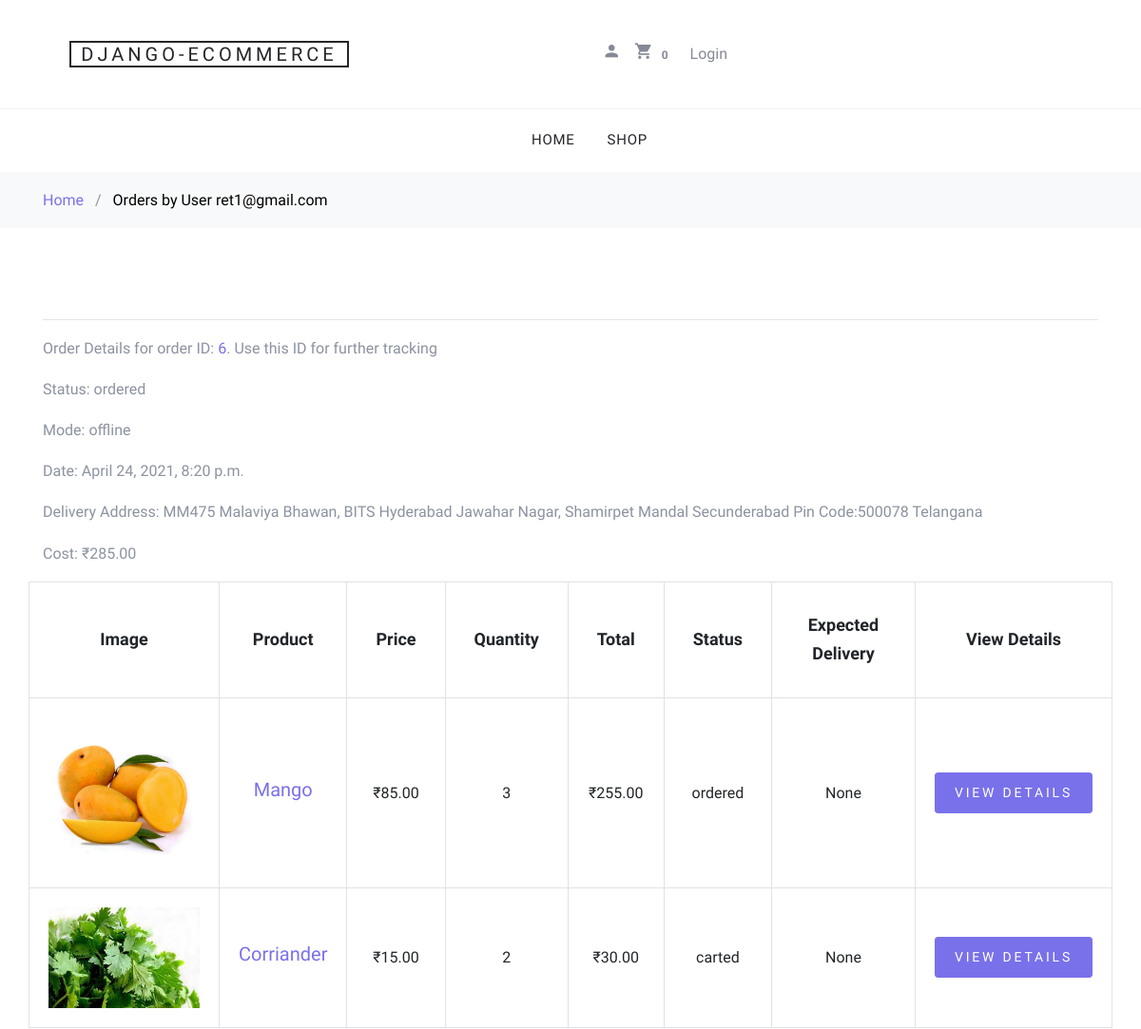
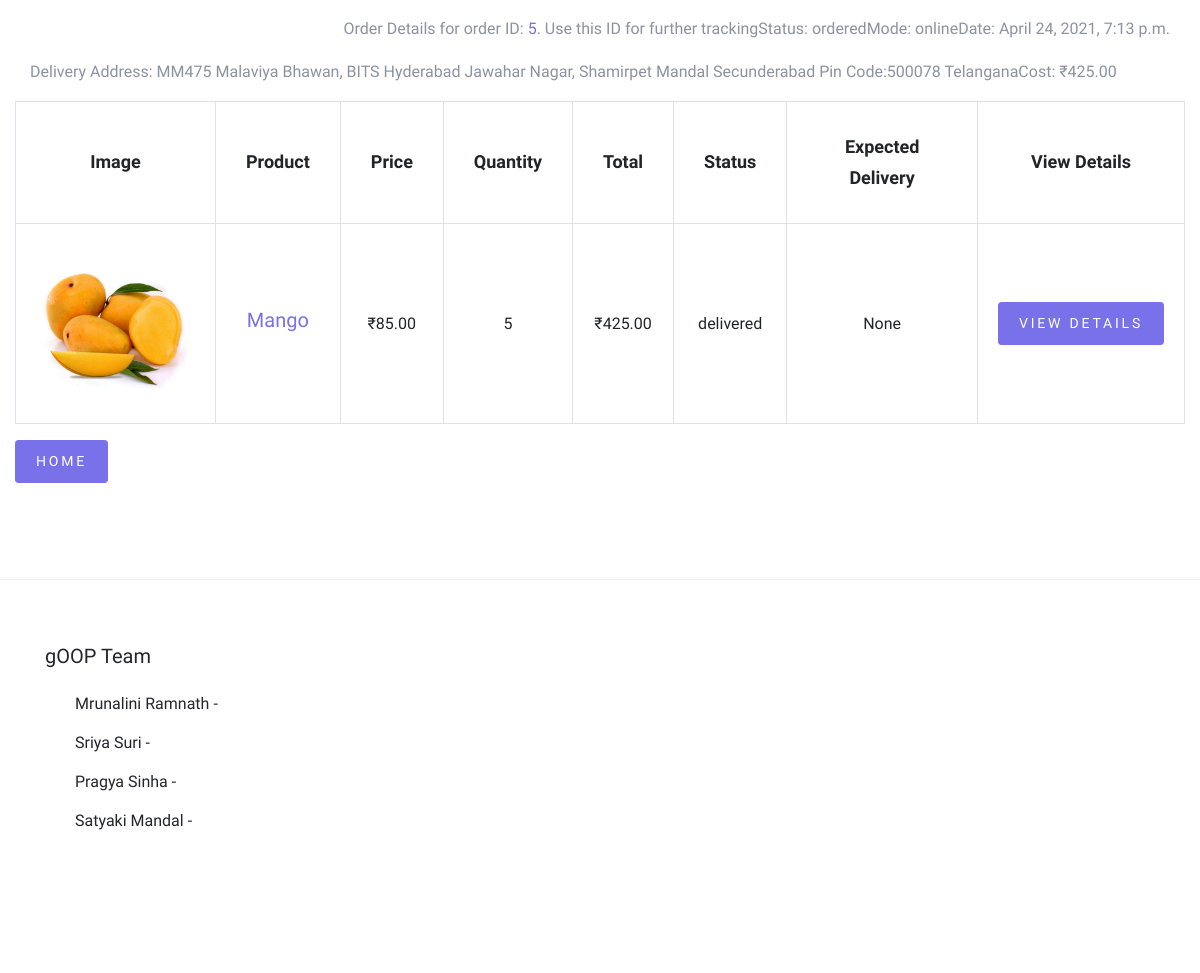
The app's page /order/order-by-user/11, older data (2 pictures, top to bottom).
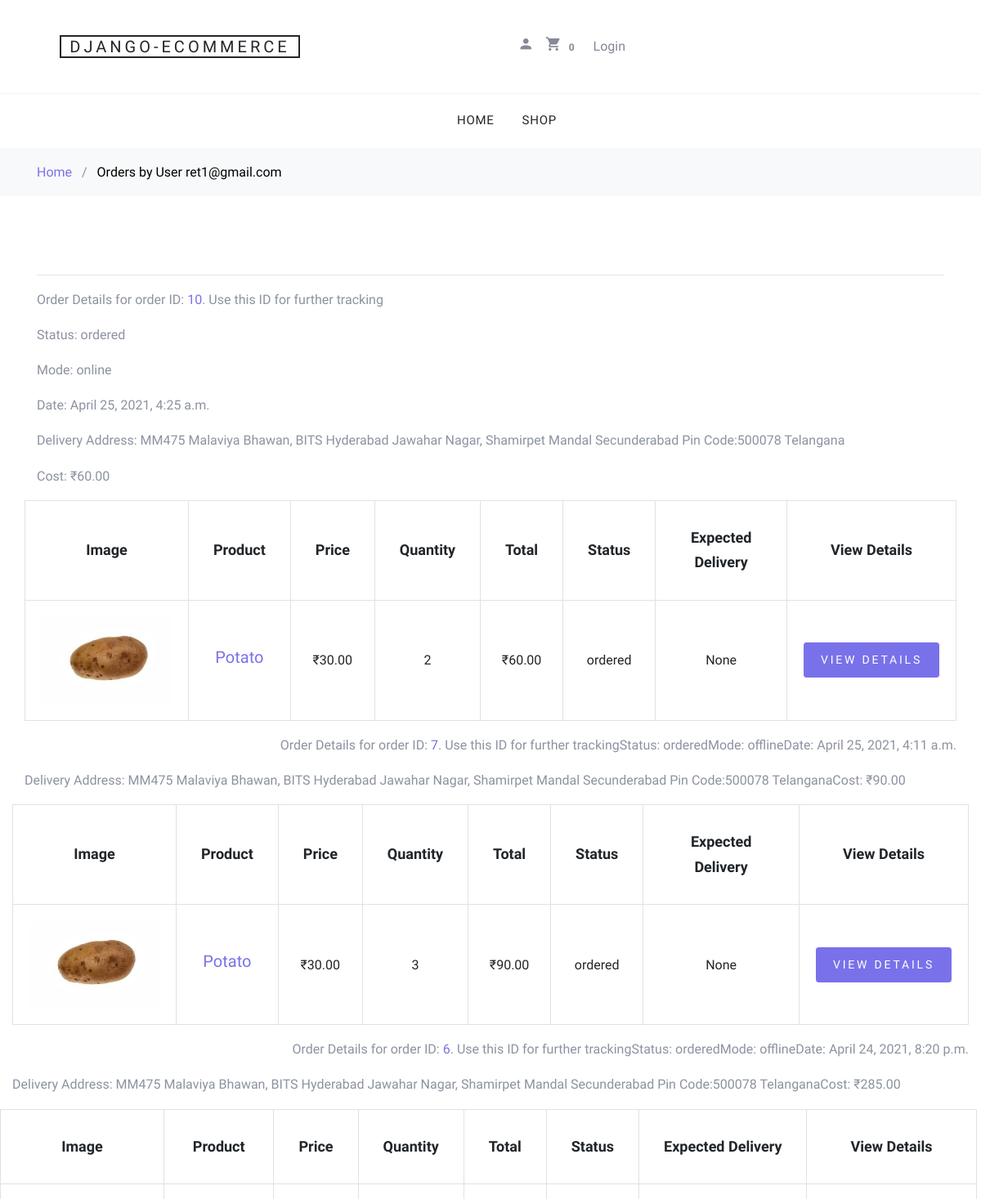
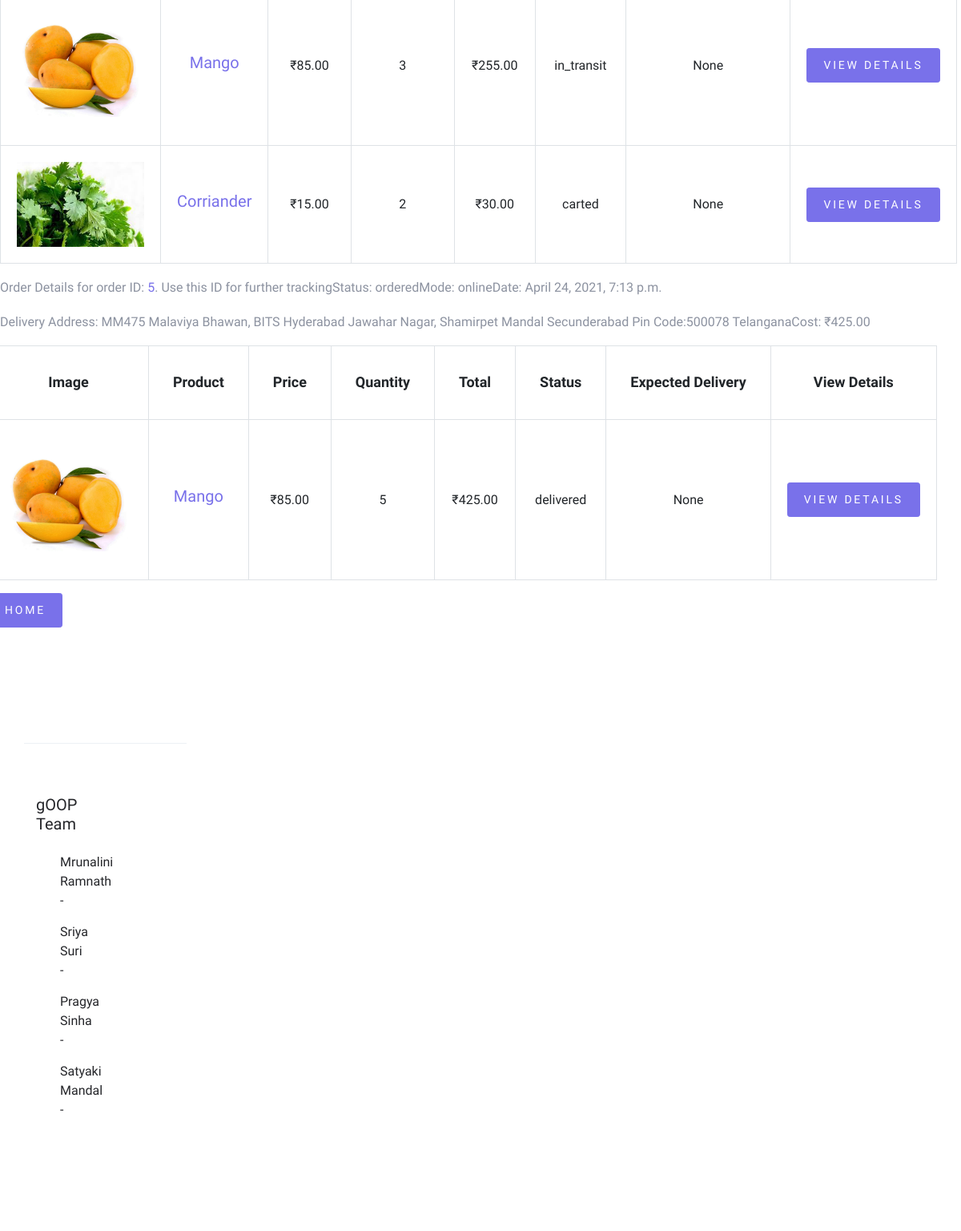
The same page, newer data (2 pictures, top to bottom).
### users/models.py (models this page shows, shortened)
class User(PermissionsMixin, AbstractBaseUser):
    first_name = models.CharField(max_length=32)
    last_name = models.CharField(max_length=32)
    email = models.EmailField(max_length=32, unique=True)
    phone = models.CharField(max_length=10)
    location = models.CharField(max_length=511, blank=True, null=True)
    is_active = models.BooleanField(default=True)
    is_staff = models.BooleanField(default=False)
    is_blocked = models.BooleanField(default=False)
    is_retailer = models.BooleanField(default=False)
    is_wholesaler = models.BooleanField(default=False)
    request_retailer = models.BooleanField(default=False)
    request_wholesaler = models.BooleanField(default=False)
    USERNAME_FIELD = "email"
    objects = User_manager()
    def __str__(self):
        return self.email
    class Meta:
            permissions = (("can view dashboard","To open dashboard"),
                ("can view manager level","To open manager dashboard"),
                ("can view staff dashboard","To open staff dashboard"))

### order/models.py (models this page shows, shortened)
class Order(models.Model):
    user = models.ForeignKey(User, on_delete=models.CASCADE)
    items = models.ManyToManyField(OrderItem, related_name='orders')
    status = models.CharField(max_length=255, default='carted')
    comments = models.CharField(max_length=511, blank=True, null=True)
    address = models.CharField(max_length=511, blank=True, null=True)
    updated = models.DateTimeField(auto_now_add=True)
    created = models.DateTimeField(blank = True, null = True)
    mode = models.CharField(max_length=255, blank=True, null=True)
    deliver_by = models.DateTimeField(blank=True, null=True)
    closed = models.BooleanField(default=False)
    class Meta:
        ordering = ('-created',)
    def get_total(self):
        total = 0
        for order_item in self.items.all():
            total += order_item.total_cost()
        return total

class OrderItem(models.Model):
    user = models.ForeignKey(User, on_delete=models.CASCADE)
    item = models.ForeignKey(Product, on_delete=models.CASCADE)
    quantity = models.PositiveIntegerField(default=1)
    status = models.CharField(max_length=255, default='carted')
    comments = models.CharField(max_length=511, blank=True, null=True)
    mode = models.CharField(max_length=255, blank=True, null=True)
    deliver_by = models.DateTimeField(blank=True, null=True)
    address = models.CharField(max_length=511, blank=True, null=True)
    closed = models.BooleanField(default=False)
    created = models.DateTimeField(auto_now_add=True)
    seller = models.EmailField(blank=True, null=True)
    def total_cost(self):
        return self.quantity * self.item.price

### shop/models.py (models this page shows, shortened)
class Product(models.Model):
    category = models.ManyToManyField('Category', related_name='products', blank=True)
    name = models.CharField(max_length=200, db_index=True)
    image = models.ImageField(upload_to='products/%Y/%m/%d', blank=True)
    description = models.TextField(blank=True)
    price = models.DecimalField(max_digits=10, decimal_places=2)
    original_price = models.DecimalField(max_digits=10, decimal_places=2, blank=True, null=True)
    available = models.BooleanField(default=True)
    stock_units = models.DecimalField(max_digits=5, decimal_places=0, default=32)
    created = models.DateTimeField(auto_now_add=True)
    updated = models.DateTimeField(auto_now=True)
    seller = models.ForeignKey(User, on_delete=models.CASCADE)
    location = models.TextField(default='')
    sort = models.CharField(max_length=255)
    class Meta:
        ordering = ['name',]

### order/views.py (the view)
# urls.py: path('order-by-user/<int:user_id>', views.orders_by_user, name='orders-by-user'),
def orders_by_user(request, user_id):
    user = get_object_or_404(User, id=user_id)
    orders = Order.objects.filter(user=user, status='ordered')
    context = {'user':user, 'orders':orders}
    return render(request, 'order/orders_by_user.html', context)

### order/templates/order/orders_by_user.html (shortened to what this page needs)
{% extends "base.html" %}
{% load static %}
{% load crispy_forms_tags %}
{% block content %}
<div class="bg-light py-3">
    <div class="container">
        <div class="row">
            <div class="col-md-12 mb-0"><a href="{% url 'shop:product_list' %}">Home</a> <span class="mx-2 mb-0">/</span> <strong
                    class="text-black">Orders by User {{user}}</strong></div>
        </div>
    </div>
</div>
<div class="site-section">
    <div class="container">
        {% for order in orders %}
                <hr>
                <p> Order Details for order ID: <a href ="{% url 'order:order-details' order_id=order.id%}">{{ order.id }}</a>. Use this ID for further tracking </p>
                <p> Status: {{ order.status }}</p>
                <p> Mode: {{ order.mode }}</p>
                <p> Date: {{ order.created }}</p>
                <p> Delivery Address: {{ order.address }} </p>
                <p> Cost: ₹{{ order.get_total }}
        <div class="row mb-5">
                <div class="site-blocks-table">
                    <table class="table table-bordered">
                        <thead>
                            <tr>
                                <th class="product-thumbnail">Image</th>
                                <th class="product-name">Product</th>
                                <th class="product-price">Price</th>
                                <th class="product-quantity">Quantity</th>
                                <th class="product-total">Total</th>
                                <th class='product-name'>Status</th>
                                <th class='product-name'>Expected Delivery</th>
                                <th class='product-name'>View Details</th>
                            </tr>
                        </thead>
                        <tbody>
                            <tr>{% for prod in order.items.all %}
                                {% with p=prod.item %}
                                <td class="product-thumbnail">
                                    <img src="{{ p.image.url }}" alt="Image" class="img-fluid">
                                </td>
                                <td class="product-name">
                                    <h2 class="h5 text-black"><a href = "{% url 'shop:product_detail' product_id=p.id %}">{{ p.name }}</a></h2>
                                </td>
                                <td>₹{{ p.price }}</td>
                                <td>
                                    {{ prod.quantity }}
                                </td>
                                <td>₹{{ prod.total_cost }}</td>
                                <td>{{ prod.status }}</td>
                                <td>{{ prod.deliver_by }}</td>
                                <td><a href="{% url 'order:orderitem-details' orderitem_id=prod.id %}"
                                        class="btn btn-primary btn-sm">View Details</a></td>
                            </tr>
                            {% endwith %}
                            {% endfor %}
                        </tbody>
                    </table>
                </div>
                {% endfor %}
            <a href="{% url 'shop:product_list' %}"
                                        class="btn btn-primary btn-sm">Home</a>
        </div>
    </div>
</div>
{% endblock %}

### templates/base.html (shortened to what this page needs)
{% load static %}
{% load mytags %}
<!DOCTYPE html>
<html lang="en">
<head>
    <link rel="stylesheet" href="{% static "fonts/icomoon/style.css" %}">
    <link rel="stylesheet" href="{% static "css/bootstrap.min.css" %}">
    <link rel="stylesheet" href="{% static "css/magnific-popup.css" %}">
    <link rel="stylesheet" href="{% static "css/jquery-ui.css" %}">
    <link rel="stylesheet" href="{% static "css/owl.carousel.min.css" %}">
    <link rel="stylesheet" href="{% static "css/owl.theme.default.min.css" %}">
    <link rel="stylesheet" href="{% static "css/aos.css" %}">
    <link rel="stylesheet" href="{% static "css/style.css" %}">
</head>
<body>
    <div class="site-wrap">
        {% include 'navbar.html' %}
        {% block content %}
        {% endblock %}
        {% include 'footer.html' %}
    </div>
</body>
</html>

### templates/navbar.html (shortened to what this page needs)
{% load static %}
{% load mytags %}
    <header class="site-navbar" role="banner">
        <div class="site-navbar-top">
            <div class="container">
                <div class="row align-items-center">
                    <div class="col-12 mb-3 mb-md-0 col-md-4 order-1 order-md-2 text-center">
                        <div class="site-logo">
                            <a href="{% url 'shop:product_list' %}" class="js-logo-clone">Django-Ecommerce</a>
                        </div>
                    </div>
                    <div class="col-6 col-md-4 order-3 order-md-3 text-right">
                        <div class="site-top-icons">
                            <ul>
                                <li>
                                    {% if request.user.is_authenticated %}
                                    <a href="{% url 'users:profile' %}">
                                    {% else %}
                                    <a href="{% url 'users:login' %}">
                                   {% endif %}
                                   <span class="icon icon-person"></span></a>
                               </li>
                                <li>
                                    <a href="{% url 'order:cart' %}" class="site-cart">
                                        <span class="icon icon-shopping_cart"></span>
                                        <span class='badge red z-depth-1 mr-1'>{{ request.user|cart_item_count }}</span>
                                    </a>
                                </li>
                                {% if request.user.is_authenticated %}
                                <li>
                                     <form action="{% url 'shop:searchproduct' %}" method="GET" value="{{request.GET.q}}">
                                       Search <input type="text" name="q" value="{{request.GET.q}}" placeholder="Search posts"/>
                                      <input type="submit" name="submit" value="Search"/>
                                      </form>
                                </li>
                                <li>
                                    <a href = "{% url 'users:logout' %}">
                                    <span class="glyphicon glyphicon-log-out">Log out</span>
                                    </a>
                                </li>
                                {% else %}
                                <li>
                                    <a href = "{% url 'users:login' %}">
                                    <span class="glyphicon glyphicon-log-out">Login</span>
                                    </a>
                                </li>
                                {% endif %}
                            </ul>
                        </div>
                    </div>
                </div>
            </div>
        </div>
        <nav class="site-navigation text-right text-md-center" role="navigation">
            <div class="container">
                <ul class="site-menu js-clone-nav d-none d-md-block">
                    <li><a href="{% url 'shop:product_list' %}">Home</a></li>
                    <li><a href="{% url "shop:product_list" %}">Shop</a></li>
                </ul>
            </div>
        </nav>
    </header>

### templates/footer.html
    <footer class="site-footer border-top">
        <div class="container">
            <div class="row">
                <div class="col-md-6 col-lg-3">
                    <div class="block-5 mb-5">
                        <h3 class="footer-heading mb-4">gOOP Team</h3>
                        <ul class="list-unstyled">
                            <li>Mrunalini Ramnath - </li>
                            <li>Sriya Suri - </li>
                            <li>Pragya Sinha - </li>
                            <li>Satyaki Mandal - </li>
                        </ul>
                    </div>
                </div>
            </div>
        </div>
    </footer>

Row changes from the older to the newer data that the page shows:
added Order: id "10", status "ordered", mode "online", created "April 25, 2021, 4:25 a.m.", address "MM475 Malaviya Bhawan, BITS Hyderabad Jawahar Nagar, Shamirpet Mandal Secunderabad Pin Code:500078 Telangana", get_total "60.00"
added OrderItem: item.image (picture), item.name "Potato", item.price "30.00", quantity "2", total_cost "60.00", status "ordered", deliver_by "None", shown under "10"
added Order: id "7", status "ordered", mode "offline", created "April 25, 2021, 4:11 a.m.", address "MM475 Malaviya Bhawan, BITS Hyderabad Jawahar Nagar, Shamirpet Mandal Secunderabad Pin Code:500078 Telangana", get_total "90.00"
added OrderItem: item.image (picture), item.name "Potato", item.price "30.00", quantity "3", total_cost "90.00", status "ordered", deliver_by "None", shown under "7"
changed OrderItem: status "ordered" → "in_transit"
